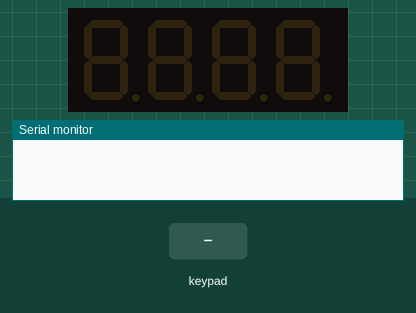
Simulated run of this sketch. Board: Arduino Mega 2560, built with avr-gcc and run on an emulated ATmega2560. On the bench: 4-digit seven-segment display, the last lines printed to the serial monitor. The inputs (shaded band) are chosen by the test bench.

Above: at 1.2 s.
1.3 s: keypad keys 2 2 2 4 2 6 2 8 # pressed 0.4 s apart
At 4.9 s:
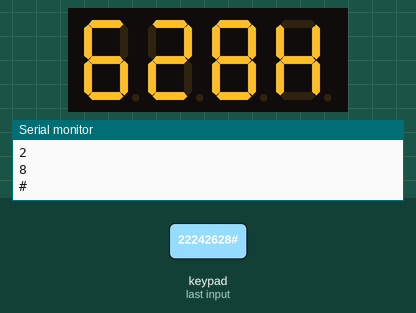
6.4 s: key '*' pressed
At 7.6 s:
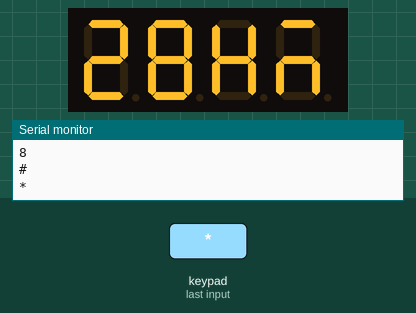
7.9 s: keypad keys 2 2 2 4 2 6 2 8 A pressed 0.4 s apart
At 8.92 s:
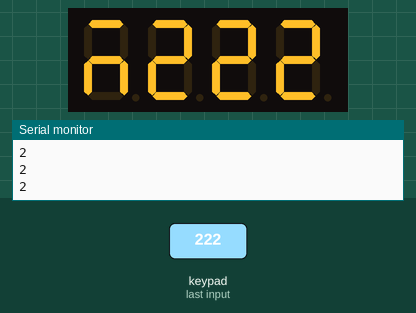
13.0 s: key 'B' pressed
At 13.9 s:
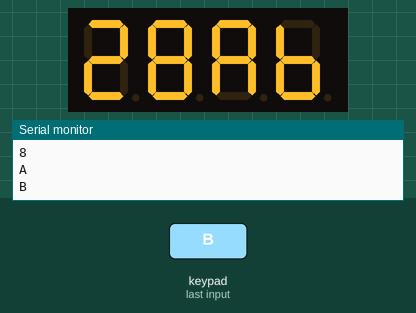
14.5 s: keypad keys 2 2 2 4 2 6 2 8 D pressed 0.4 s apart
At 18.7 s:
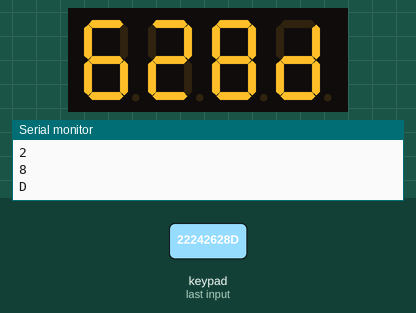
19.6 s: key 'C' pressed
At 20.0 s:
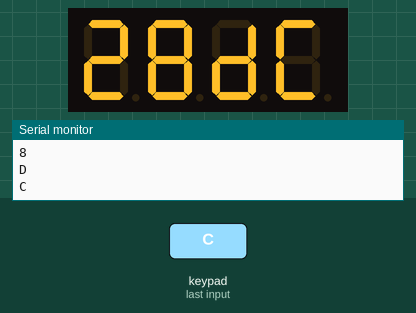
Timing chart, 0 to 22.1 s (numbered marks = the images above; inputs shaded):
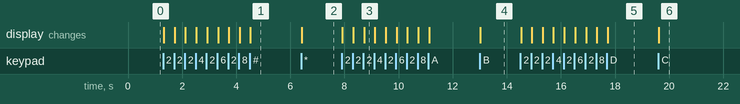

Measured:
- after the input at 1.3 s, the display: first changes at once (image 1 shows a later state)
- after the input at 6.4 s, the display: changes at once (image 2)
- after the input at 7.9 s, the display: first changes at once (image 3 shows a later state)
- after the input at 13.0 s, the display: changes at once (image 4)
- after the input at 14.5 s, the display: first changes at once (image 5 shows a later state)
- after the input at 19.6 s, the display: changes at once (image 6)

The sketch:

keypad_3.ino
```cpp
#include <Keypad.h>
#include <TM1637Display.h>
#define CLK 2
#define DIO 3
TM1637Display display(CLK, DIO);
const byte ROWS = 4;
const byte COLS = 4;
char keys[ROWS][COLS] = {
  {'1', '4', '7', '*'},
  {'2', '5', '8', '0'},
  {'3', '6', '9', '#'},
  {'A', 'B', 'C', 'D'}
};
byte rowPins[ROWS] = {22, 24, 26, 28};
byte colPins[COLS] = {30, 32, 34, 36};
Keypad keypad = Keypad(makeKeymap(keys), rowPins, colPins, ROWS, COLS);
char inputBuffer[4] = {' ', ' ', ' ', ' '};
int index = 0;


void setup() {
  Serial.begin(9600);
  display.clear();
  display.setBrightness(7);
}

void loop() {
  char key = keypad.getKey();

  if (key) {
    Serial.println(key);

    for (int i = 0; i < 3; i++) {
      inputBuffer[i] = inputBuffer[i + 1];
    }
    inputBuffer[3] = key;

    uint8_t segments[4];

    for (int i = 0; i < 4; i++) {
      segments[i] = charToSegment(inputBuffer[i]);
    }
    display.setSegments(segments);
  }
}
uint8_t charToSegment(char c) {
  switch (c) {
    case '0': return SEG_A | SEG_B | SEG_C | SEG_D | SEG_E | SEG_F;
    case '1': return SEG_B | SEG_C;
    case '2': return SEG_A | SEG_B | SEG_D | SEG_E | SEG_G;
    case '3': return SEG_A | SEG_B | SEG_C | SEG_D | SEG_G;
    case '4': return SEG_B | SEG_C | SEG_F | SEG_G;
    case '5': return SEG_A | SEG_C | SEG_D | SEG_F | SEG_G;
    case '6': return SEG_A | SEG_C | SEG_D | SEG_E | SEG_F | SEG_G;
    case '7': return SEG_A | SEG_B | SEG_C;
    case '8': return SEG_A | SEG_B | SEG_C | SEG_D | SEG_E | SEG_F | SEG_G;
    case '9': return SEG_A | SEG_B | SEG_C | SEG_D | SEG_F | SEG_G;
    case 'A': return SEG_A | SEG_B | SEG_C | SEG_E | SEG_F | SEG_G;
    case 'B': return SEG_C | SEG_D | SEG_E | SEG_F | SEG_G;
    case 'C': return SEG_A | SEG_D | SEG_E | SEG_F;
    case 'D': return SEG_B | SEG_C | SEG_D | SEG_E | SEG_G;
    case 'E': return SEG_A | SEG_D | SEG_E | SEG_F | SEG_G;
    case 'F': return SEG_A | SEG_E | SEG_F | SEG_G;
    case '*': return SEG_A | SEG_C | SEG_E | SEG_G;
    case '#': return SEG_B | SEG_C | SEG_E | SEG_F | SEG_G;
    case ' ': return 0x00;
    default:  return 0x00;
  }
}
```
